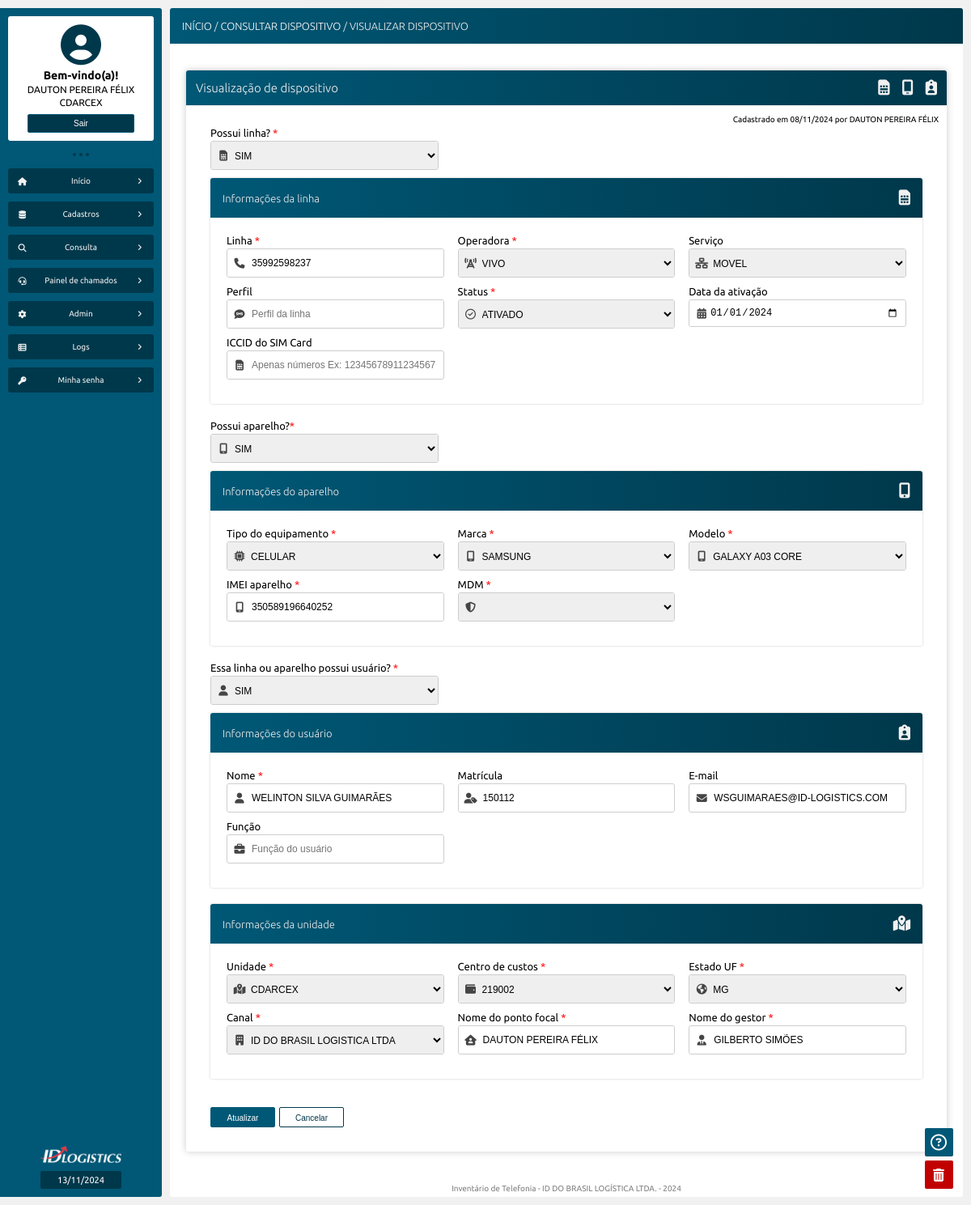
Page /visualiza_dispositivo.php?id=2 (signed in) on the committed database.
### tables this page shows
CREATE TABLE `tb_dispositivos` (
  `id` int NOT NULL AUTO_INCREMENT,
  `possui_linha` varchar(45) DEFAULT NULL,
  `linha` varchar(100) DEFAULT NULL,
  `operadora` varchar(100) DEFAULT NULL,
  `servico` varchar(100) DEFAULT NULL,
  `perfil` varchar(100) DEFAULT NULL,
  `status` varchar(100) DEFAULT NULL,
  `data_ativacao` varchar(100) DEFAULT NULL,
  `sim_card` varchar(100) DEFAULT NULL,
  `possui_aparelho` varchar(45) DEFAULT NULL,
  `tipo_aparelho` varchar(45) DEFAULT NULL,
  `marca_aparelho` varchar(100) DEFAULT NULL,
  `modelo_aparelho` varchar(100) DEFAULT NULL,
  `imei_aparelho` varchar(100) DEFAULT NULL,
  `gestao_mdm` varchar(100) DEFAULT NULL,
  `unidade` varchar(100) DEFAULT NULL,
  `centro_custo` varchar(100) DEFAULT NULL,
  `uf` varchar(10) DEFAULT NULL,
  `canal` varchar(100) DEFAULT NULL,
  `ponto_focal` varchar(100) DEFAULT NULL,
  `gestor` varchar(100) DEFAULT NULL,
  `possui_usuario` varchar(45) DEFAULT NULL,
  `nome` varchar(100) DEFAULT NULL,
  `matricula` varchar(100) DEFAULT NULL,
  `email` varchar(100) DEFAULT NULL,
  `funcao` varchar(100) DEFAULT NULL,
  `data_cadastro` timestamp NULL DEFAULT CURRENT_TIMESTAMP,
  `cadastrado_por` varchar(100) DEFAULT NULL,
  PRIMARY KEY (`id`),
  FULLTEXT KEY `linha` (`linha`,`operadora`,`servico`,`perfil`,`status`,`sim_card`,`marca_aparelho`,`modelo_aparelho`,`imei_aparelho`,`unidade`,`centro_custo`,`uf`,`ponto_focal`,`gestor`,`nome`,`matricula`),
  FULLTEXT KEY `busca` (`linha`,`operadora`,`status`,`tipo_aparelho`,`marca_aparelho`,`modelo_aparelho`,`imei_aparelho`,`unidade`,`centro_custo`,`canal`,`ponto_focal`,`gestor`,`nome`,`matricula`,`email`,`funcao`)
);

### visualiza_dispositivo.php (the view, shortened to what the rows shown need)
<?php
require_once "src/config/conexao_bd.php";
$buscaIdUsuario = new Telefonia($pdo);
$dadoDispositivo = $buscaIdUsuario->buscaIdDispositivo($_GET['id']);
?>
<!DOCTYPE html>
<html>
<head>
    <?php
    require_once "src/views/layout/head.php";
    ?>
</head>
<body>
    <main class="corpo">
        <section class="principal">
            <article class="conteudo">
                <section class="conteudo-center">
                    <form method="post" class="form-labels-lado-a-lado" id="form-labels-lado-a-lado" autocomplete="off" name="dispositivo">
                        <header id="form-cabecalho">
                            <h1>Visualização de dispositivo</h1>
                        </header>
                        <div id="dados_cadastro">
                            <p>Cadastrado em <?= $dadoDispositivo['data_cadastro'] . " por " . $dadoDispositivo['cadastrado_por'] ?></p>
                        </div>
                        <label for="possui_linha">Possui linha?<span style="color: red;"> *</span>
                            <div>
                                <i class="fa-solid fa-sim-card"></i>
                                <select name="possui_linha" required>
                                    <option value="<?= htmlentities($dadoDispositivo['possui_linha']) ?>"><?= htmlentities($dadoDispositivo['possui_linha']) ?></option>
                                </select>
                            </div>
                        </label>
                        <section class="form-secao-01">
                            <label for="linha">Linha<span style="color: red;"> *</span>
                                <div>
                                    <i class="fa-solid fa-phone"></i>
                                    <input type="text" name="linha" placeholder="Apenas números Ex: 11912345678" value="<?= htmlentities($dadoDispositivo['linha']) ?>">
                                </div>
                            </label>
                            <label for="operadora">Operadora<span style="color: red;"> *</span>
                                <div>
                                    <i class="fa-solid fa-tower-cell"></i>
                                    <select name="operadora">
                                        <option value="<?= htmlentities($dadoDispositivo['operadora']) ?>"><?= htmlentities($dadoDispositivo['operadora']) ?></option>
                                    </select>
                                </div>
                            </label>
                            <label for="servico">Serviço
                                <div>
                                    <i class="fa-solid fa-network-wired"></i>
                                    <select name="servico">
                                        <option value="<?= htmlentities($dadoDispositivo['servico']) ?>"><?= htmlentities($dadoDispositivo['servico']) ?></option>
                                    </select>
                                </div>
                            </label>
                            <label for="perfil">Status<span style="color: red;"> *</span>
                                <div>
                                    <i class="fa-regular fa-circle-check"></i>
                                    <select name="status">
                                        <option value="<?= htmlentities($dadoDispositivo['status']) ?>"><?= htmlentities($dadoDispositivo['status']) ?></option>
                                    </select>
                                </div>
                            </label>
                            <label for="data_ativacao">Data da ativação
                                <div>
                                    <i class="fa-solid fa-calendar-days"></i>
                                    <input type="date" name="data_ativacao" id="data_ativacao" placeholder="Data da ativação" value="<?= htmlentities($dadoDispositivo['data_ativacao']) ?>">
                                </div>
                            </label>
                        </section>
                        <label for="possui_aparelho">Possui aparelho?<span style="color: red;">*</span>
                            <div>
                                <i class="fa-solid fa-mobile-screen"></i>
                                <select name="possui_aparelho" required>
                                    <option value="<?= htmlentities($dadoDispositivo['possui_aparelho']) ?>"><?= htmlentities($dadoDispositivo['possui_aparelho']) ?></option>
                                </select>
                            </div>
                        </label>
                        <section class="form-secao-02">
                            <label for="tipo_aparelho">Tipo do equipamento<span style="color: red;"> *</span>
                                <div>
                                    <i class="fa-solid fa-microchip"></i>
                                    <select name="tipo_aparelho" id="tipo_aparelho">
                                        <option value="<?= htmlentities($dadoDispositivo['tipo_aparelho']) ?>"><?= htmlentities($dadoDispositivo['tipo_aparelho']) ?></option>
                                    </select>
                                </div>
                            </label>
                            <label for="marca_aparelho">Marca<span style="color: red;"> *</span>
                                <div>
                                    <i class="fa-solid fa-mobile-screen"></i>
                                    <select name="marca_aparelho">
                                        <option value="<?= htmlentities($dadoDispositivo['marca_aparelho']) ?>"><?= htmlentities($dadoDispositivo['marca_aparelho']) ?></option>
                                    </select>
                                </div>
                            </label>
                            <label for="modelo_aparelho">Modelo<span style="color: red;"> *</span>
                                <div>
                                    <i class="fa-solid fa-mobile-screen"></i>
                                    <select name="modelo_aparelho">
                                        <option value="<?= htmlentities($dadoDispositivo['modelo_aparelho']) ?>"><?= htmlentities($dadoDispositivo['modelo_aparelho']) ?></option>
                                    </select>
                                </div>
                            </label>
                            <label for="imei_aparelho">IMEI aparelho<span style="color: red;"> *</span>
                                <div>
                                    <i class="fa-solid fa-mobile-screen"></i>
                                    <input type="text" name="imei_aparelho" id="imei_aparelho" placeholder="Apenas números Ex: 351456789123456" value="<?= htmlentities($dadoDispositivo['imei_aparelho']) ?>">
                                </div>
                            </label>
                        </section>
                        <label for="possui_usuario">Essa linha ou aparelho possui usuário?<span style="color: red;"> *</span>
                            <div>
                                <i class="fa-solid fa-user"></i>
                                <select name="possui_usuario" required>
                                    <option value="<?= htmlentities($dadoDispositivo['possui_usuario']) ?>"><?= htmlentities($dadoDispositivo['possui_usuario']) ?></option>
                                </select>
                            </div>
                        </label>
                        <section class="form-secao-03">
                            <label for="nome">Nome<span style="color: red;"> *</span>
                                <div>
                                    <i class="fa-solid fa-user"></i>
                                    <input type="text" name="nome" placeholder="Nome do usuário" value="<?= htmlentities($dadoDispositivo['nome']) ?>">
                                </div>
                            </label>
                            <label for="matricula">Matrícula
                                <div>
                                    <i class="fa-solid fa-user-tag"></i>
                                    <input type="text" name="matricula" id="matricula" placeholder="Apenas números Ex: 123456" value="<?= htmlentities($dadoDispositivo['matricula']) ?>">
                                </div>
                            </label>
                            <label for="email">E-mail
                                <div>
                                    <i class="fa-solid fa-envelope"></i>
                                    <input type="text" name="email" id="email" placeholder="E-mail do usuário" value="<?= htmlentities($dadoDispositivo['email']) ?>">
                                </div>
                            </label>
                        </section>
                        <section class="form-secao-04">
                            <label for="unidade">Unidade<span style="color: red;"> *</span>
                                <div>
                                    <i class="fa-solid fa-map-location-dot"></i>
                                    <select name="unidade">
                                        <option value="<?= htmlentities($dadoDispositivo['unidade']) ?>"><?= htmlentities($dadoDispositivo['unidade']) ?></option>
                                    </select>
                                </div>
                            </label>
                            <label for="centro_custo">Centro de custos<span style="color: red;"> *</span>
                                <div>
                                    <i class="fa-solid fa-wallet"></i>
                                    <select name="centro_custo">
                                        <option value="<?= htmlentities($dadoDispositivo['centro_custo']) ?>"><?= htmlentities($dadoDispositivo['centro_custo']) ?></option>
                                    </select>
                                </div>
                            </label>
                            <label for="uf">Estado UF<span style="color: red;"> *</span>
                                <div>
                                    <i class="fa-solid fa-earth-americas"></i>
                                    <select name="uf">
                                        <option value="<?= htmlentities($dadoDispositivo['uf']) ?>"><?= htmlentities($dadoDispositivo['uf']) ?></option>
                                    </select>
                                </div>
                            </label>
                            <label for="canal">Canal<span style="color: red;"> *</span>
                                <div>
                                    <i class="fa-solid fa-building"></i>
                                    <select name="canal">
                                        <option value="<?= htmlentities($dadoDispositivo['canal']) ?>"><?= htmlentities($dadoDispositivo['canal']) ?></option>
                                    </select>
                                </div>
                            </label>
                            <label for="gestor">Nome do ponto focal<span style="color: red;"> *</span>
                                <div>
                                    <i class="fa-solid fa-house-user"></i>
                                    <input type="text" name="ponto_focal" id="ponto_focal" placeholder="Nome do ponto focal" value="<?= htmlentities($dadoDispositivo['ponto_focal']) ?>">
                                </div>
                            </label>
                            <label for="gestor">Nome do gestor<span style="color: red;"> *</span>
                                <div>
                                    <i class="fa-solid fa-user-tie"></i>
                                    <input type="text" name="gestor" id="gestor" placeholder="Nome do gestor" value="<?= htmlentities($dadoDispositivo['gestor']) ?>">
                                </div>
                            </label>
                        </section>
                    </form>
                </section>
            </article>
        </section>
    </main>
</body>
</html>

### rows in the picture
tb_dispositivos: cadastrado_por "DAUTON PEREIRA FÉLIX", possui_linha "SIM", linha "35992598237", operadora "VIVO", servico "MOVEL", status "ATIVADO", data_ativacao "01/01/2024", possui_aparelho "SIM", tipo_aparelho "CELULAR", marca_aparelho "SAMSUNG", modelo_aparelho "GALAXY A03 CORE", imei_aparelho "350589196640252", possui_usuario "SIM", nome "WELINTON SILVA GUIMARÃES", matricula "150112", email "WSGUIMARAES@ID-LOGISTICS.COM", unidade "CDARCEX", centro_custo "219002", uf "MG", canal "ID DO BRASIL LOGISTICA LTDA", ponto_focal "DAUTON PEREIRA FÉLIX", gestor "GILBERTO SIMÕES"

### other values in the picture
$_SESSION['nome'] "DAUTON PEREIRA FÉLIX"
$_SESSION['unidade'] "CDARCEX"
exibeDataAtual() "13/11/2024"
$dadoDispositivo['data_cadastro'] "08/11/2024"
